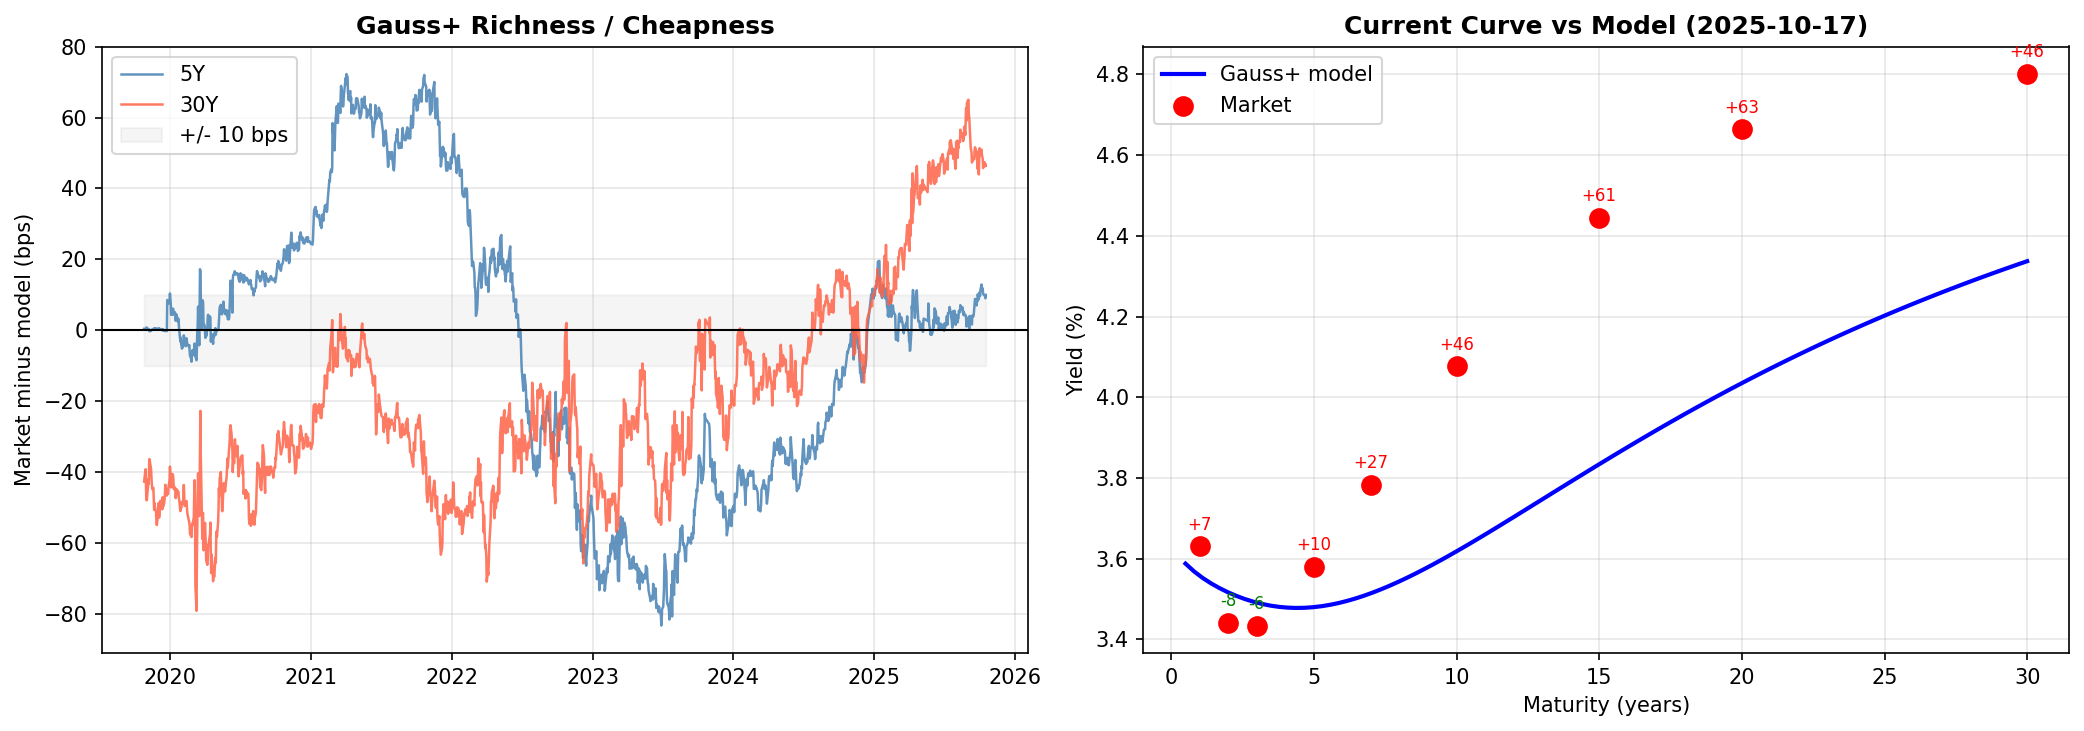

Generate this figure with Python:
"""Relative value: model vs market yield richness/cheapness.

Uses the calibrated Gauss+ model to fit factors daily from the 2Y and 10Y
yields, then computes the model-implied yield at all other maturities and
measures the spread (market - model) as a richness/cheapness signal.

Outputs:
  - Time series of richness/cheapness at the 5Y and 30Y
  - Current (end-of-sample) model curve vs observed curve
"""

import os, sys
sys.path.insert(0, os.path.join(os.path.dirname(__file__), ".."))
sys.path.insert(0, os.path.join(os.path.dirname(__file__), "..", "example charts"))

import numpy as np
import pandas as pd
import matplotlib.pyplot as plt
from gauss_plus import GaussPlus
from calibrated_params import CALIBRATED


def load_yields():
    xlsx = os.path.join(os.path.dirname(__file__), "..", "zero_coupon_yields.xlsx")
    df = pd.read_excel(xlsx, sheet_name="Table Data", header=0)
    df = df.iloc[1:].copy()
    df.columns = ["Date", "y10", "y1", "y2", "y3", "y5", "y6",
                  "y7", "y8", "y9", "y12", "y15", "y17", "y20", "y25", "y27", "y30"]
    df["Date"] = pd.to_datetime(df["Date"])
    for c in df.columns[1:]:
        df[c] = pd.to_numeric(df[c], errors="coerce") / 100
    df = df.dropna(subset=["y1", "y2", "y5", "y10", "y30"]).reset_index(drop=True)
    return df


df = load_yields()
g = GaussPlus(**CALIBRATED)

# Maturities to monitor for richness/cheapness (2Y and 10Y used for fitting)
monitor_taus = {"5Y": 5.0, "30Y": 30.0}
tenor = 1.0

spreads = {k: [] for k in monitor_taus}
dates = []

print("Fitting Gauss+ factors daily and computing richness/cheapness...")
for _, row in df.iterrows():
    r_obs = row["y1"]
    f2  = row["y2"]    # use spot yields as forward approximation for extraction
    f10 = row["y10"]

    try:
        g.fit_factors(observed_forwards={2.0: f2, 10.0: f10},
                      tenor=tenor, r_obs=r_obs)
    except Exception:
        for k in monitor_taus:
            spreads[k].append(np.nan)
        dates.append(row["Date"])
        continue

    dates.append(row["Date"])
    for label, tau in monitor_taus.items():
        col = {5.0: "y5", 30.0: "y30"}[tau]
        obs = row[col]
        model = g.yield_(tau)
        spreads[label].append((obs - model) * 1e4)   # bps

dates = pd.to_datetime(dates)

# Current snapshot: model vs market
last = df.iloc[-1]
r_obs = last["y1"]
g.fit_factors(observed_forwards={2.0: last["y2"], 10.0: last["y10"]},
              tenor=tenor, r_obs=r_obs)

obs_taus  = np.array([1, 2, 3, 5, 7, 10, 15, 20, 30])
obs_cols  = ["y1", "y2", "y3", "y5", "y7", "y10", "y15", "y20", "y30"]
obs_yields = np.array([last[c] for c in obs_cols])
model_yields = np.array([g.yield_(t) for t in obs_taus])
rich_bps = (obs_yields - model_yields) * 1e4

print(f"\nCurrent snapshot ({last['Date'].date()}) — market vs Gauss+ model:")
print(f"{'Maturity':>8}  {'Market':>9}  {'Model':>9}  {'Rich/Cheap (bps)':>17}")
for tau, obs, mod, rb in zip(obs_taus, obs_yields, model_yields, rich_bps):
    flag = "CHEAP" if rb > 5 else ("RICH" if rb < -5 else "")
    print(f"{tau:8.0f}Y  {obs*100:8.3f}%  {mod*100:8.3f}%  {rb:+16.1f}  {flag}")

fig, axes = plt.subplots(1, 2, figsize=(14, 5))

ax = axes[0]
for label, color in zip(monitor_taus, ["steelblue", "tomato"]):
    s = pd.Series(spreads[label], index=dates).dropna()
    ax.plot(s.index, s.values, linewidth=1.2, label=label, color=color, alpha=0.85)
ax.axhline(0, color="k", linewidth=1)
ax.fill_between(dates, -10, 10, alpha=0.08, color="gray", label="+/- 10 bps")
ax.set_ylabel("Market minus model (bps)")
ax.set_title("Gauss+ Richness / Cheapness", fontweight="bold")
ax.legend()
ax.grid(True, alpha=0.3)

ax = axes[1]
tau_fine = np.linspace(0.5, 30, 100)
model_fine = np.array([g.yield_(t) for t in tau_fine])
ax.plot(tau_fine, model_fine * 100, "b-", linewidth=2, label="Gauss+ model")
ax.scatter(obs_taus, obs_yields * 100, color="red", s=80, zorder=5, label="Market")
for tau, obs, rb in zip(obs_taus, obs_yields, rich_bps):
    color = "green" if rb < -5 else ("red" if rb > 5 else "gray")
    ax.annotate(f"{rb:+.0f}", (tau, obs * 100), textcoords="offset points",
                xytext=(0, 8), ha="center", fontsize=8, color=color)
ax.set_xlabel("Maturity (years)")
ax.set_ylabel("Yield (%)")
ax.set_title(f"Current Curve vs Model ({last['Date'].date()})", fontweight="bold")
ax.legend()
ax.grid(True, alpha=0.3)

plt.tight_layout()
plt.savefig(os.path.join(os.path.dirname(__file__), "relative_value.png"), dpi=150, bbox_inches="tight")
print("\nSaved: relative_value.png")
plt.show()
